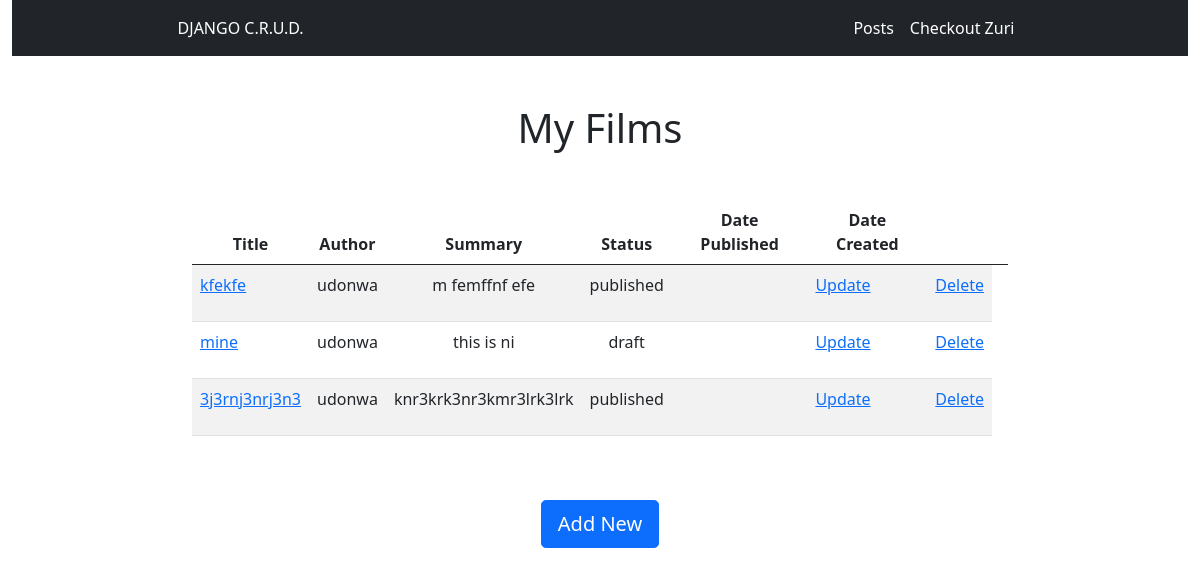
/blog/, run on an earlier commit of the app's database.
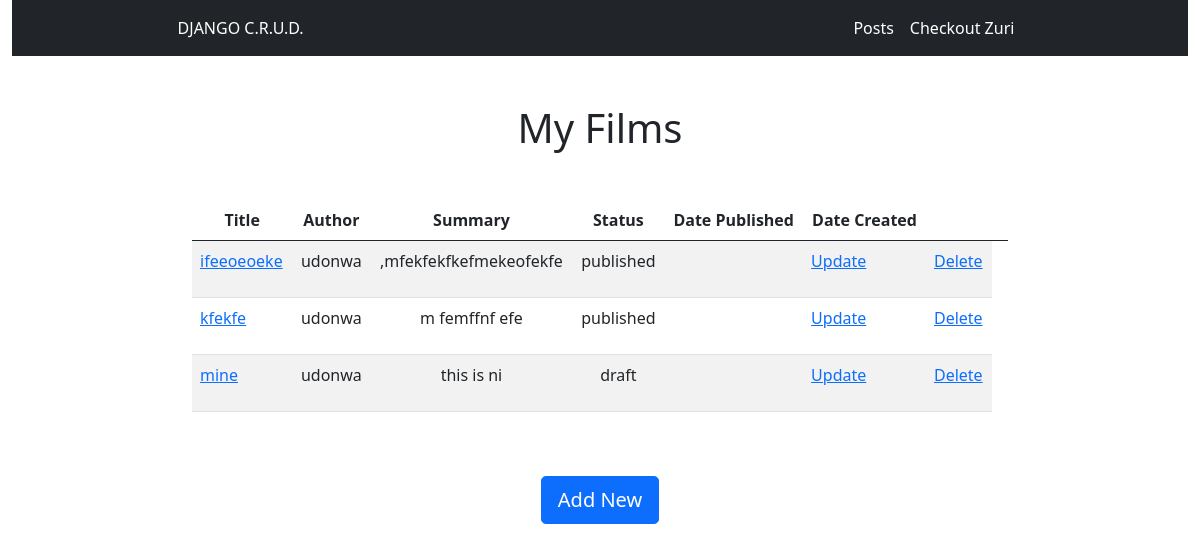
And on a later commit of the database.
### blog/models.py (models this page shows, shortened)
class Post(models.Model):
    STATUS_CHOICES = (
        ("draft", "Draft"),
        ("published", "Published")
    )
    title = models.CharField(max_length=250)
    slug = models.SlugField(max_length=300, unique=True, editable=False)
    author = models.ForeignKey(
        get_user_model(), on_delete=models.CASCADE, related_name="blog_posts"
    )
    body = models.TextField()
    publish = models.DateTimeField(default=timezone.now)
    created = models.DateTimeField(auto_now_add=True)
    updated = models.DateTimeField(auto_now=True)
    status = models.CharField(
        max_length=10, choices=STATUS_CHOICES, default="draft"
    )
    class Meta:
        ordering = ("-publish",)
    def get_absolute_url(self):
        return reverse("blog:post_detail", kwargs={"slug": self.slug})

### blog/views.py (the view)
# urls.py: path("", views.PostListView.as_view(), name="all"),
class PostListView(ListView):
    model=Post

### blog/templates/blog/post_list.html (shortened to what this page needs)
{% extends 'base.html' %}
{% block content %}
<div class="container d-flex mt-5" style="width: 70%;">
    <div class="col">
        <h1 class="text-center">My Films</h1>
        <table class="table table-striped mt-5">
            <thead>
                <tr>
                    <th class="text-center" scope="col">Title</th>
                    <th class="text-center" scope="col">Author</th>
                    <th class="text-center" scope="col">Summary</th>
                    <th class="text-center" scope="col">Status</th>
                    <th class="text-center" scope="col">Date Published</th>
                    <th class="text-center" scope="col">Date Created</th>
                    <th></th>
                    <th></th>
                </tr>
            </thead>
            <tbody>
                {% for post in post_list %}
                <tr>
                    <td class="ml-5"><a href="{{post.get_absolute_url}}">{{post.title}}</a></td>
                    <td class="text-center">{{post.author}}</td>
                    <td class="text-center">{{post.body|truncatewords:30|linebreaks}}</td>
                    <td class="text-center">{{post.status}}</td>
                    <td class="text-center">{{post.published_at|date:"D, d M, y"}}</td>
                    <td><a href="{% url 'blog:post_update' post.slug %} ">Update</a></td>
                    <td><a href="{% url 'blog:post_delete' post.slug %}">Delete</a></td>
                </tr>
                {% endfor %}
            </tbody>
        </table>
        <div class="d-flex justify-content-center">
            <a href="{% url 'blog:post_create' %}" class="d-block btn btn-primary btn-lg my-5">Add New</a>
        </div>
    </div>
</div>
{% endblock content %}

### blog/templates/base.html (shortened to what this page needs)
<!DOCTYPE HTML>
<html lang="en">
<head>
    <link href="https://cdn.jsdelivr.net/npm/bootstrap@5.0.2/dist/css/bootstrap.min.css" rel="stylesheet">
</head>
<body>
    <div class="container-fluid">
        <nav class="navbar navbar-expand-lg navbar-dark bg-dark">
            <div class="d-flex justify-content-between px-5 mx-auto" style="width: 80%;">
                <span class="navbar-text text-white">DJANGO C.R.U.D.</span>
                <ul class="navbar-nav mr-auto">
                    <li class="nav-item active">
                        <a class="nav-link active" href="{% url 'blog:all' %}">Posts</a>
                    </li>
                    <li class="nav-item active">
                        <a class="nav-link active" href="https://zuri.team/" target="_blank">Checkout Zuri</a>
                    </li>
                </ul>
            </div>
        </nav>
    </div>
    {% block content %}
    {% endblock content %}
</body>
</html>

What changed in the data, as far as the page shows it:
removed Post: title "3j3rnj3nrj3n3", author "udonwa", body "knr3krk3nr3kmr3lrk3lrk", status "published"
added Post: title "ifeeoeoeke", author "udonwa", body ",mfekfekfkefmekeofekfe", status "published"
